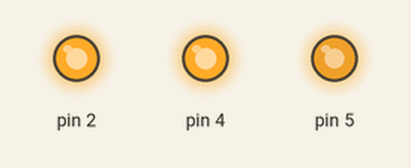
Recording of a sketch running on a simulated Arduino Uno, built with avr-gcc and run on an emulated ATmega328P. Parts: output pins drawn as LEDs (lit = HIGH). Random numbers use the default seed unless the sketch sets one.

Above: at 0.1 s.
At 3.1 s:
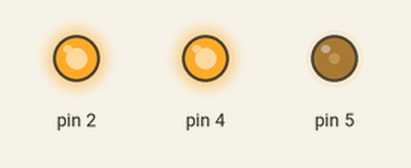
At 7.6 s:
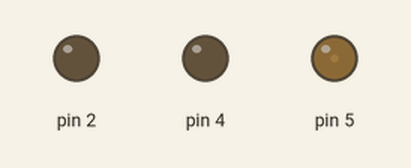
At 16.7 s:
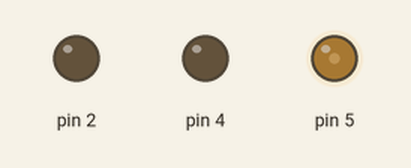
At 27.2 s:
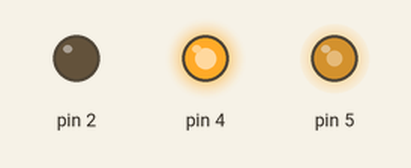
At 36.3 s:
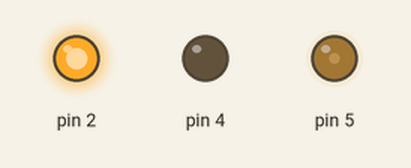
Timing chart, 0 to 40.0 s (numbered marks = the images above):
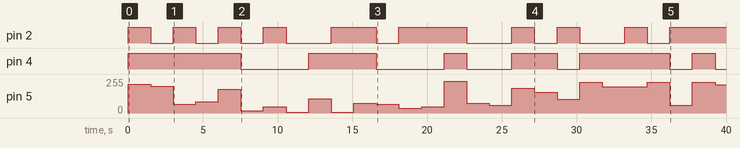

Measured:
- by itself, pin 2: LOW → HIGH at 0.00 s, → LOW 1.5 s later, → HIGH 1.5 s later, → LOW 1.5 s later, … (19 changes in this stretch)
- by itself, pin 4: LOW → HIGH at 0.00 s, → LOW 7.6 s later, → HIGH 4.5 s later, → LOW 4.5 s later, … (12 changes in this stretch)
- by itself, pin 5: 0/255 → 217/255 at 0.00 s, → 200/255 1.5 s later, → 67/255 1.5 s later, → 85/255 1.5 s later, … (27 changes in this stretch)

The sketch:

rgb_bub.ino
```cpp
void setup() {
  // put your setup code here, to run once:
  Serial.begin(115200);
  pinMode(2, OUTPUT);
  pinMode(4, OUTPUT);
  pinMode(5, OUTPUT);
}

int rgb(int r, int g, int b, int t){
  analogWrite(2, r);
  analogWrite(4, g);
  analogWrite(5, b);
  delay(t);
}

void loop() {
  long r = random(0, 256);
  long g = random(0, 256);
  long b = random(0, 256);

  rgb(r, g, b, 500);
  delay(1000);
  // put your main code here, to run repeatedly:
  delay(10); // this speeds up the simulation
}
```
